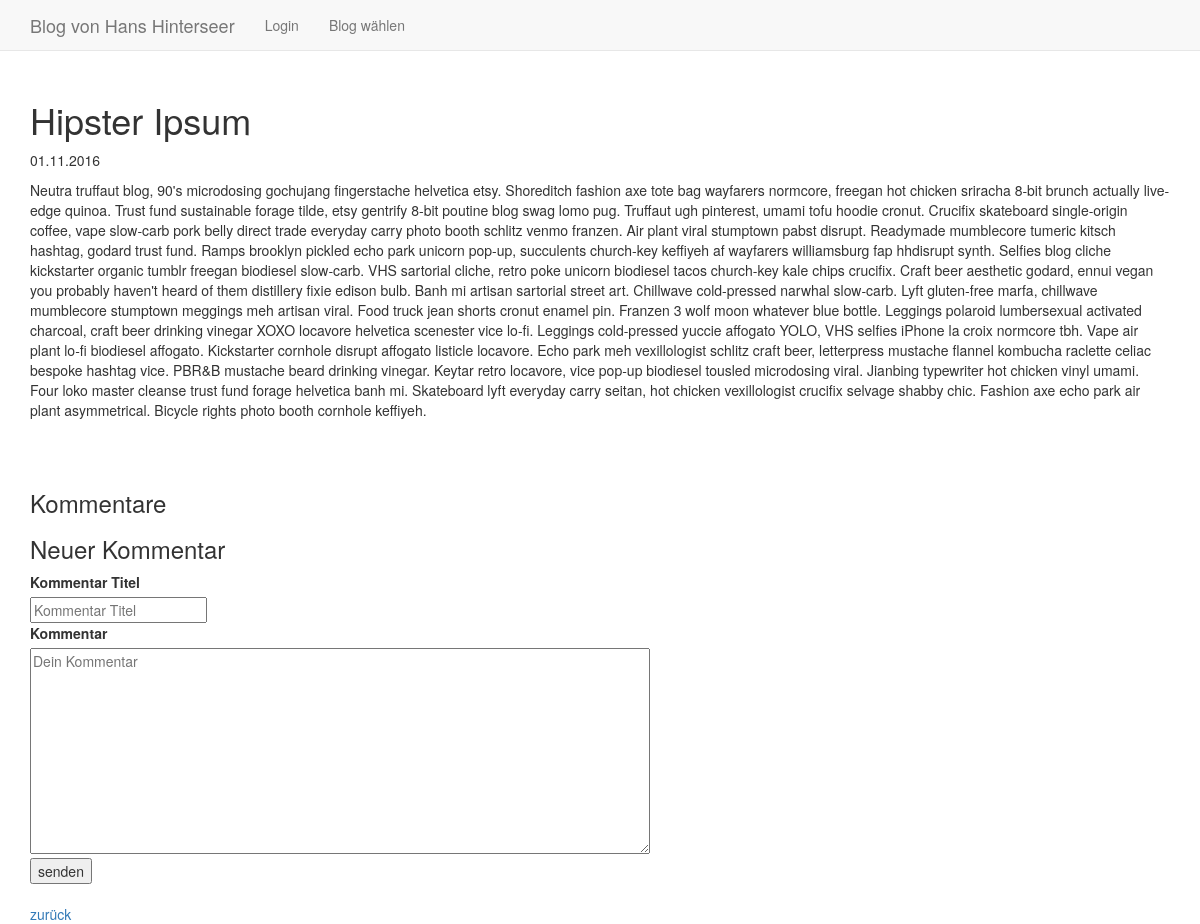
Screenshot of /index.php?function=entries_public_details&bid=2&eid=6 with the database file from the repository.
### tables this page shows
CREATE TABLE "user" (
	`uid`	INTEGER PRIMARY KEY AUTOINCREMENT,
	`name`	TEXT,
	`email`	TEXT NOT NULL UNIQUE,
	`password`	TEXT NOT NULL,
	`role`	INTEGER NOT NULL
);

CREATE TABLE `entry` (
	`eid`	INTEGER PRIMARY KEY AUTOINCREMENT,
	`uid`	INTEGER NOT NULL,
	`tid`	INTEGER,
	`datetime`	INTEGER NOT NULL,
	`title`	TEXT NOT NULL,
	`content`	TEXT NOT NULL,
	`picture1`	TEXT,
	`picture2`	TEXT,
	`picture3`	TEXT,
	FOREIGN KEY(`uid`) REFERENCES `user`(`uid`),
	FOREIGN KEY(`tid`) REFERENCES `topic`(`tid`)
);

### include/functions_db.php (called while the page is built, shortened)
<?php
  function getUserName($uid) {
	$db = getValue('cfg_db');
	$result = $db->query("SELECT name, email FROM user WHERE uid=".$uid);
	if ($user = $result->fetchArray()) {
	  if (strlen($user[0]) > 0) return $user[0];
	  else return $user[1];
	} else return "";
  }
  function getEntry($eid) {
	$db = getValue('cfg_db');
	$result = $db->query("SELECT eid, datetime, title, content, picture1, picture2, picture3 FROM entry WHERE eid=$eid");
	if ($entry = $result->fetchArray()) {
	  return $entry;
	} else return "";
  }
?>

### index.php (the view, shortened to what this page needs)
<?php
  require_once("include/functions.php");
  require_once("include/functions_db.php");
  if (isset($_GET['function'])) $function = $_GET['function'];
  else $function = "login";
  if (isset($_GET['bid'])) $blogId = $_GET['bid'];
  else $blogId = 0;
  if (isset($_GET['eid'])) $entryId = $_GET['eid'];
  else $entryId = 0;
?>
<!DOCTYPE html>
<html lang="de">
<head>
  <link href="css/bootstrap.min.css" rel="stylesheet" />
</head>
<body>
  <nav class="navbar navbar-default navbar-fixed-top">
	<div class="container">
      <div class="navbar-header">
		<a class="navbar-brand"><?= getMenuTitle($blogId); ?></a>
      </div>
      <ul class="nav navbar-nav">
		<?= getMenu($blogId); ?>
      </ul>
	</div>
  </nav>
  <div class="container" style="margin-top:80px">
  <?php
	require_once("$function.php");
  ?>
  </div>
</body>
</html>

### entries_public_details.php (shortened to what this page needs)
<?php
$detailBlog = getEntry($entryId);
echo ' <div class="Entry">
    <div class="title">
      <h1>';
      echo $detailBlog['title'];
echo '</h1>
    </div>
    <div class="created_on">
      <p>';
      echo date('d.m.Y',$detailBlog['datetime']);
echo '</p>
    </div>
    <div class="clontent">
      <p>';
echo $detailBlog['content'];
echo '<p/>
    </div>
  </div>';
?>
<?php
    echo "<br><br>";
    echo "<h3>Kommentare</h3>";
?>
  <h3>Neuer Kommentar</h3>
  <form method="post" action='<?= $_SERVER['PHP_SELF']."?function=entries_public_details&bid='.$blogId.'&eid='.$entryId.'"; ?>'>
        <label for="commentTitle">Kommentar Titel</label>
      <div>
    	   <input type="text" id="title" name="titleComment" placeholder="Kommentar Titel" required="required"/>
      </div>
        <label for="contentComment">Kommentar</label>
      <div>
        <textarea name="contentComment" rows="10" cols="80" placeholder="Dein Kommentar"></textarea>
      </div>
      <div>
    	   <button type="submit">senden</button>
      </div>
    </form>
    <?php
      echo '<br><a href="index.php?function=entries_public&bid='.$blogId.'">zurück</a>';
?>

### rows the page displays
user: name "Blog von Hans Hinterseer"
entry: title "Hipster Ipsum", datetime "01.11.2016", content "Neutra truffaut blog, 90's microdosing gochujang fingerstache helvetica etsy. Shoreditch fashion axe tote bag wayfarers normcore, freegan hot chicken sriracha 8-bit brunch actually live-edge quinoa. Trust fund sustainable forage tilde, etsy gentrify 8-bit poutine blog swag lomo pug. Truffaut ugh pinterest, umami tofu hoodie cronut. Crucifix skateboard single-origin coffee, vape slow-carb pork belly direct trade everyday carry photo booth schlitz venmo franzen. Air plant viral stumptown pabst disrupt. Readymade mumblecore tumeric kitsch hashtag, godard trust fund. Ramps brooklyn pickled echo park unicorn pop-up, succulents church-key keffiyeh af wayfarers williamsburg fap hhdisrupt synth.…"
